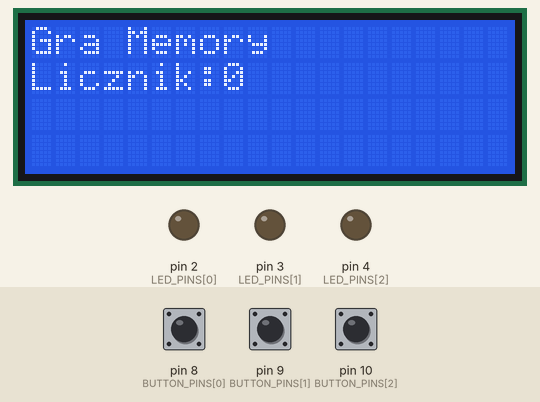
This sketch was run on a simulated Arduino Uno, built with avr-gcc and run on an emulated ATmega328P. On the bench: 20×4 character LCD, output pins drawn as LEDs (lit = HIGH). Inputs (shaded band) come from the test bench; at power-on: pin 8 (BUTTON_PINS[0]) HIGH, pin 9 (BUTTON_PINS[1]) HIGH, pin 10 (BUTTON_PINS[2]) HIGH. Random numbers use the default seed unless the sketch sets one; what the sketch prints to the serial monitor is not drawn.

Above: at 6.2 s.
6.3 s: pin 8 (BUTTON_PINS[0]) pulled LOW for 0.15 s
At 7.7 s:
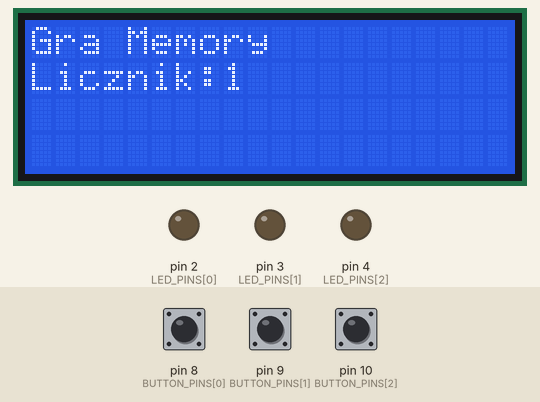
8.0 s: pin 9 (BUTTON_PINS[1]) pulled LOW for 0.15 s
At 8.1 s:
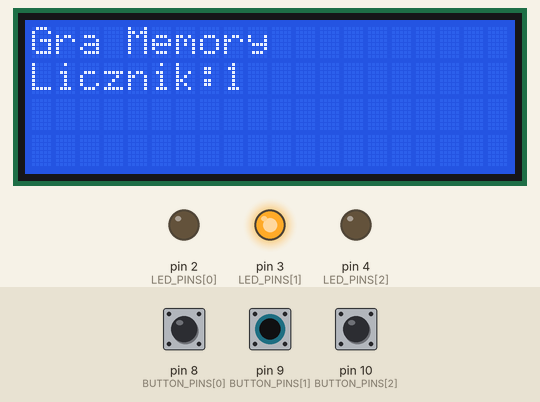
9.7 s: pin 10 (BUTTON_PINS[2]) pulled LOW for 0.15 s
At 9.8 s:
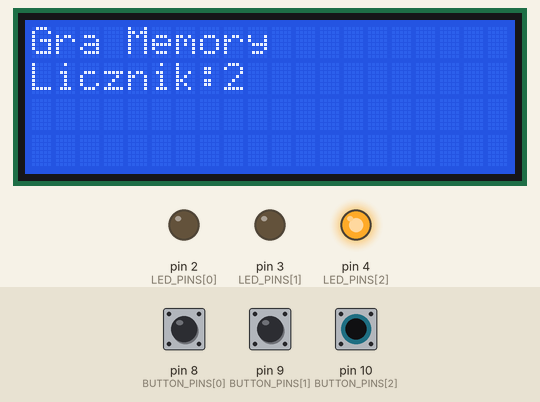
11.4 s: pin 8 (BUTTON_PINS[0]) pulled LOW for 1 s
At 12.9 s:
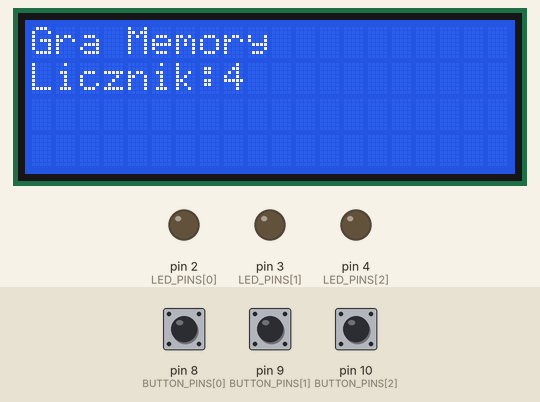
13.9 s: pin 9 (BUTTON_PINS[1]) pulled LOW for 1 s
At 14.8 s:
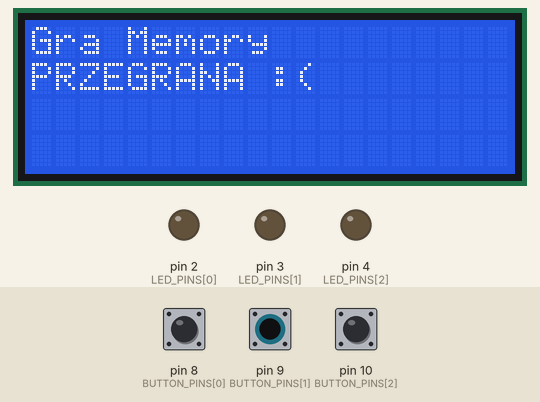
Timing chart, 0 to 16.9 s (numbered marks = the images above; inputs shaded):
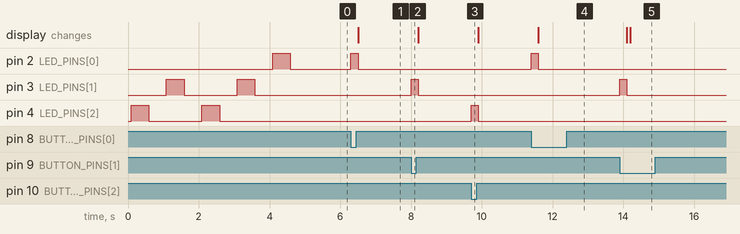

Measured:
- after the input at 6.3 s, pin 2 (LED_PINS[0]): LOW → HIGH at once, → LOW 0.20 s later; the display: changes after 0.20 s (image 1)
- after the input at 8.0 s, pin 3 (LED_PINS[1]): LOW → HIGH at once, → LOW 0.20 s later
- after the input at 9.7 s, pin 4 (LED_PINS[2]): LOW → HIGH at once, → LOW 0.20 s later
- after the input at 11.4 s, pin 2 (LED_PINS[0]): LOW → HIGH at once, → LOW 0.20 s later; the display: changes after 0.20 s (image 4)
- after the input at 13.9 s, pin 3 (LED_PINS[1]): LOW → HIGH at once, → LOW 0.20 s later; the display: first changes after 0.20 s (image 5 shows a later state)

The sketch:

memory_game.ino
```cpp
#include <LiquidCrystal_I2C.h>

LiquidCrystal_I2C lcd(0x20,20,4);

const int LED_PINS[] = {2, 3, 4};
const int BUTTON_PINS[] = {8, 9, 10};
int buttonState = 0;
int tab[35];
int read[35];
int nread;
int n = 5;
int lastButtonState[3] = {HIGH, HIGH, HIGH};

void generate(int n) {
  Serial.println("Start nowej gry:");
  nread = 0;

  lcd.clear();
  lcd.print("Gra Memory");
  lcd.setCursor(0, 1);
  lcd.print("Licznik:");
  lcd.print(nread);

  for(int i = 0; i<n; i++){
    tab[i] = random(3);
    digitalWrite(LED_PINS[tab[i]], HIGH);
    delay(500);
    digitalWrite(LED_PINS[tab[i]], LOW);
    delay(500);
  }
}

void setup() {
  lcd.init();
  lcd.backlight();

  Serial.begin(9600);
  randomSeed(analogRead(0));

  for(auto pin: LED_PINS)
  {
    pinMode(pin, OUTPUT);
  }
  for(auto pin: BUTTON_PINS)
  {
    pinMode(pin, INPUT_PULLUP);
  }
  generate(n);
}


void loop() {
  if(nread == n){
    bool win = true;
    for(int i =0; i<n; i++){
      Serial.print("Wylosowano: ") ;
      Serial.print(tab[i]);
      Serial.print(" memory: ");
      Serial.println(read[i]);
      if(read[i]!=tab[i])
        win = false;
    }
    lcd.setCursor(0, 1);
    if(win){
      lcd.print("Wygrana :)");
    }
    else
    {
      lcd.print("PRZEGRANA :(");
    }
    delay(10000);

    generate(n);
  }

  for(int i = 0; i < 3; i++)
  {
    buttonState = digitalRead(BUTTON_PINS[i]);
    if(buttonState == LOW && lastButtonState[i] == HIGH)
    {
      read[nread] = i;
      nread++;

      digitalWrite(LED_PINS[i], HIGH);
      delay(200);
      digitalWrite(LED_PINS[i], LOW);

      lcd.setCursor(8, 1);
      lcd.print(nread);

      Serial.print("Pressed: ");
      Serial.print(i);
      Serial.print("  nread: ");
      Serial.println(nread);
    }
    lastButtonState[i] = buttonState;
  }

}
```
